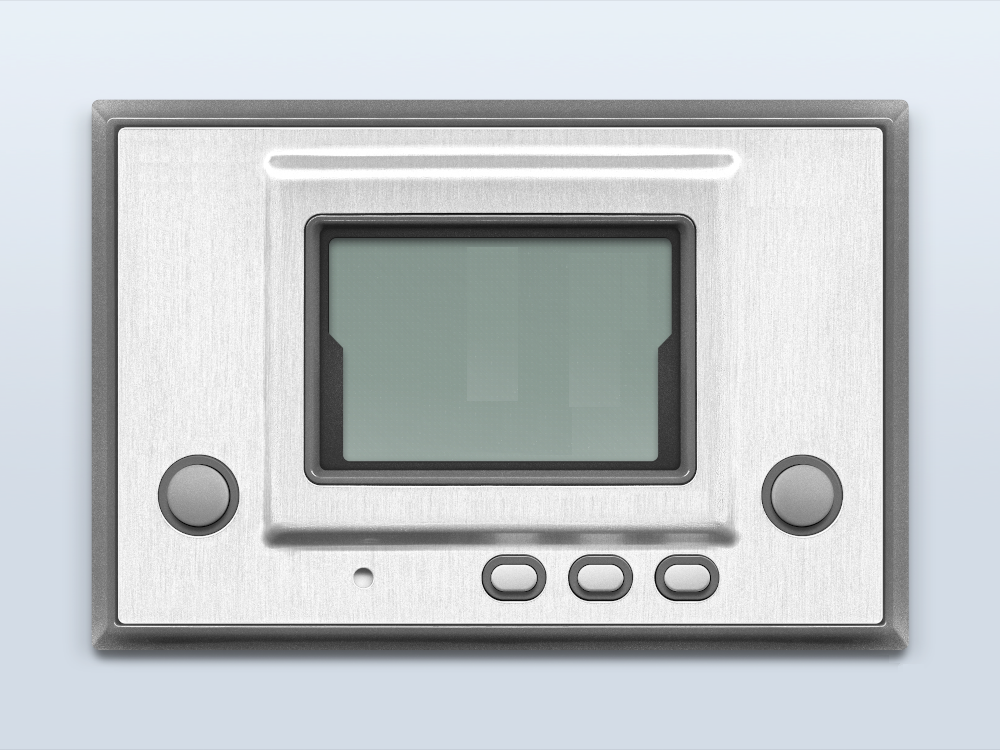
#> input picture CONVERT_ROM/rom/default_console.png, 1000 x 750 px, given in place of art_tamago.png, which was not available
$ python build_tamago_pack.py
#> lines starting #> are read from the running program, lines starting #| are printed output that depends on the picture
"""Builds the Tamagotchi TamaTown Tama-Go and Tamagotchi Friends (Europe)
(core "TAMAGO", source/BrickCores/Tamago.*) as a small donor pack, to merge
into the main pack with merge_pack_games.py. The LCD and its icons are drawn
by the app (switch_screen.cpp, refs "TMG..."), so a game has no segment art -
one dummy segment only.

Inputs (CONVERT_ROM/rom/tamago/):
  tamago.bin                    TamaTown Tama-Go ROM (640 KB)
  Tamagotchi_Friends_EU.bin     Tamagotchi Friends, European ROM (768 KB)
  figures/(NN)_Tama-Go_<name>.bin   the Gotchi figure dumps, in number order
                                    (fig01.. in the Tama-Go's container;
                                    Settings > Gotchi Figure lists them so)
  art_tamago.png, art_friends.png   the console pictures

Manufacturer Bandai (11), no folder.

Usage:  py build_tamago_pack.py [out.ykp]     (default: tamago_donor.ykp)
Then:   py merge_pack_games.py <base.ykp> tamago_donor.ykp --out <new.ykp> --replace
"""
import io
import struct
import sys
from pathlib import Path

from PIL import Image

HERE = Path(__file__).resolve().parent
SRC = HERE / "rom" / "tamago"

MANUFACTURER_BANDAI = 11
CLOCK = 4_000_000
SCREEN = (1152, 1096)                  # the core's picture, 288x274, x4
CONSOLE_SIZE, CONSOLE_ATLAS = (640, 480), (1024, 512)
BG_ATLAS = (2048, 2048)

# Left / middle / right: Y / B / A, the three face buttons in a row as on the
# egg (and Left / Up-Down / Right on the d-pad).
BUTTONS = [
    ("btnLeft", "KEYS", 0x01, "LEFT|Y"),
    ("btnCenter", "KEYS", 0x02, "B|UP|DOWN"),
    ("btnRight", "KEYS", 0x04, "RIGHT|A"),
]

GAMES = [  # rom, ref, display name, date, art, with figures
    ("tamago.bin", "TMGTAMAGO", "TamaTown Tama-Go", "2010-08-01", "art_tamago.png", True),
    ("Tamagotchi_Friends_EU.bin", "TMGFRIENDSEU", "Tamagotchi Friends (Europe)", "2013-12-26", "art_friends.png", False),
]


# [17 lines left out: functions clock_options, container, not called in this run]


def console_texture(path):
    """The picture centred on a white card (0.92 fill), 640x480, mirrored,
    at (0,0) of a 1024x512 atlas."""
    photo = Image.open(path).convert("RGBA")
#> photo is the input picture: PIL image 1000x750 RGBA; mean R, G, B, A 193.9, 198.6, 201.4, 255
    card = Image.new("RGBA", CONSOLE_SIZE, (255, 255, 255, 255))
#> card: PIL image 640x480 RGBA; every value is 255
    s = min(CONSOLE_SIZE[0] * 0.92 / photo.width, CONSOLE_SIZE[1] * 0.92 / photo.height)
#> s = 0.589
    p = photo.resize((round(photo.width * s), round(photo.height * s)), Image.LANCZOS)
    card.alpha_composite(p, ((CONSOLE_SIZE[0] - p.width) // 2, (CONSOLE_SIZE[1] - p.height) // 2))
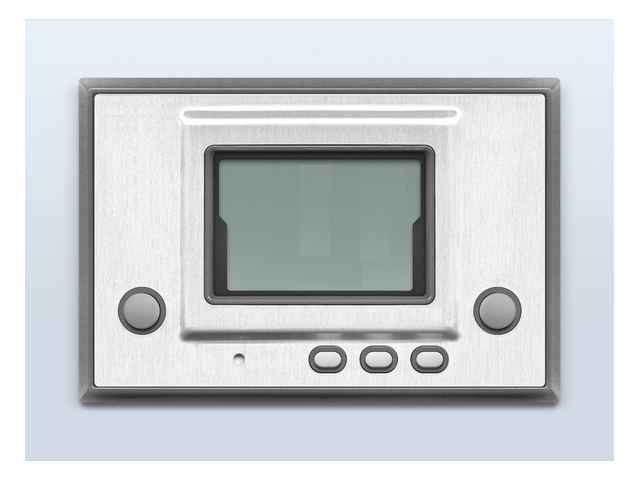
#> card: PIL image 640x480 RGBA; mean R, G, B, A 203.3, 207.2, 209.6, 255
    atlas = Image.new("RGBA", CONSOLE_ATLAS, (0, 0, 0, 0))
#> atlas: PIL image 1024x512 RGBA; every value is 0
    atlas.paste(card.transpose(Image.FLIP_LEFT_RIGHT), (0, 0))
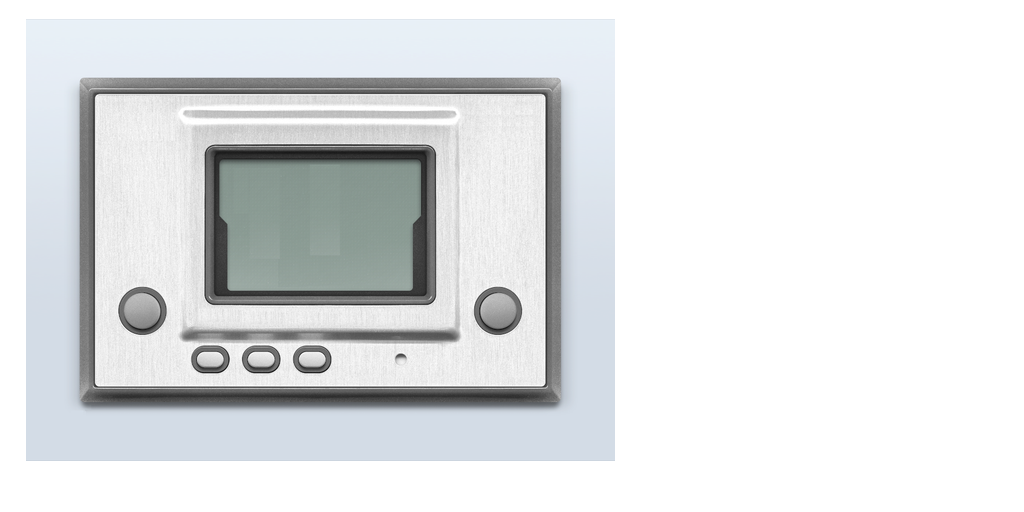
#> atlas: PIL image 1024x512 RGBA; mean R, G, B, A 119.1, 121.4, 122.8, 149.4; transparent parts drawn white
    return atlas, [CONSOLE_ATLAS[0], CONSOLE_ATLAS[1], 0, CONSOLE_ATLAS[1] - CONSOLE_SIZE[1], CONSOLE_SIZE[0], CONSOLE_SIZE[1]]


def png_bytes(img):
    b = io.BytesIO()
    img.save(b, "PNG", optimize=True)
    return b.getvalue()


# [35 lines left out: function write_pack, not called in this run]


def main():
    out = Path(sys.argv[1]) if len(sys.argv) > 1 else HERE / "tamago_donor.ykp"
    figures = [f.read_bytes() for f in sorted((SRC / "figures").glob("*.bin"))]
    seg_png = png_bytes(Image.new("RGBA", (32, 32), (255, 255, 255, 0)))
    segs = [(255, 0, 0, 0, 0, 0, 0, 1, 1, 0, 0)]  # word 0: never lit
    games, files = [], {}
    for rom, ref, name, date, art, with_figs in GAMES:
        key = ref.lower()
        console, console_info = console_texture(SRC / art)
#> console_info = [1024, 512, 0, 32, 640, 480]
        files[f"segment_{key}.png"] = seg_png
        files[f"console_{key}.png"] = png_bytes(console)
        games.append({
            "display_name": name, "ref": ref, "date": date,
#> (the run stopped early here; a loop or call above may not have finished)
